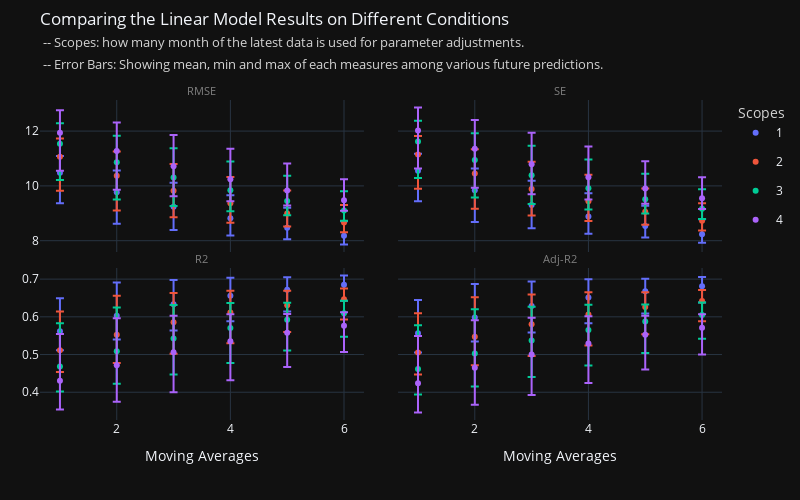
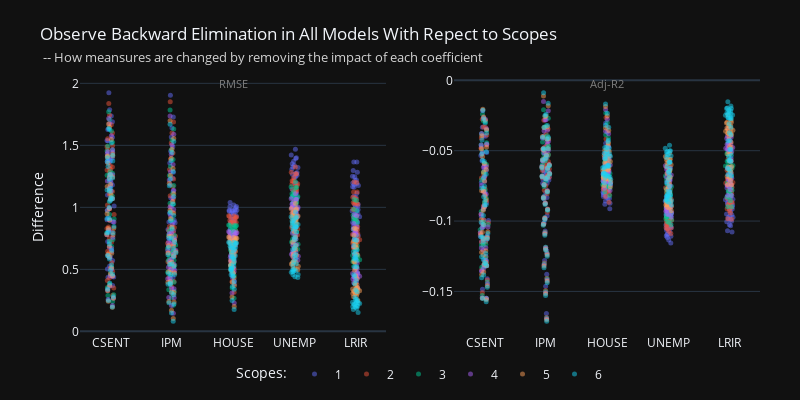
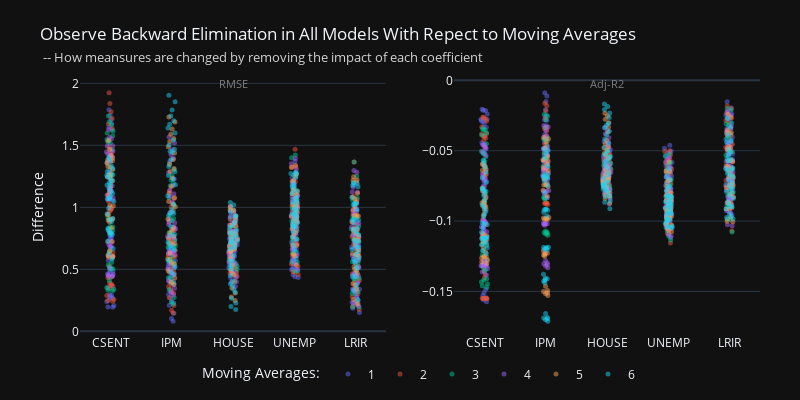

The cell these charts' notebook holds for them, in order:
### Code cell
fig1_1, fig1_2, fig1_3 = R.model_result(scopes=[1,2,3,4,5,6], model_name='Linear')

fig1_1.show()
fig1_2.show()
fig1_3.show()

### Figure 1 — Plotly figure (JSON) as saved in the notebook; plotly's stock layout.template omitted (floating-point values rounded to 4 significant figures)
{"data": [{"error_y": {"array": [0.6142, 0.7925, 0.8715, 0.8448, 0.7317, 0.537], "arrayminus": [1.109, 1.149, 0.8465, 0.624, 0.4227, 0.312]}, "hovertemplate": "SC=1<br>MA=%{x}<br>RMSE_mean=%{y}<extra></extra>", "legendgroup": "1", "marker": {"color": "#636efa", "symbol": "circle"}, "mode": "markers", "name": "1", "orientation": "v", "showlegend": true, "type": "scatter", "x": [1, 2, 3, 4, 5, 6], "xaxis": "x", "y": [10.48, 9.768, 9.238, 8.817, 8.475, 8.176], "yaxis": "y"}, {"error_y": {"array": [0.6708, 0.8808, 0.9793, 0.9611, 0.8438, 0.6347], "arrayminus": [1.243, 1.273, 0.9639, 0.7113, 0.4723, 0.3513]}, "hovertemplate": "SC=2<br>MA=%{x}<br>RMSE_mean=%{y}<extra></extra>", "legendgroup": "2", "marker": {"color": "#EF553B", "symbol": "circle"}, "mode": "markers", "name": "2", "orientation": "v", "showlegend": true, "type": "scatter", "x": [1, 2, 3, 4, 5, 6], "xaxis": "x", "y": [11.06, 10.37, 9.818, 9.365, 8.99, 8.663], "yaxis": "y"}, {"error_y": {"array": [0.7494, 0.9689, 1.069, 1.046, 0.9224, 0.705], "arrayminus": [1.328, 1.36, 1.042, 0.7685, 0.521, 0.3775]}, "hovertemplate": "SC=3<br>MA=%{x}<br>RMSE_mean=%{y}<extra></extra>", "legendgroup": "3", "marker": {"color": "#00cc96", "symbol": "circle"}, "mode": "markers", "name": "3", "orientation": "v", "showlegend": true, "type": "scatter", "x": [1, 2, 3, 4, 5, 6], "xaxis": "x", "y": [11.54, 10.86, 10.31, 9.839, 9.446, 9.102], "yaxis": "y"}, {"error_y": {"array": [0.8265, 1.046, 1.14, 1.111, 0.9814, 0.7608], "arrayminus": [1.38, 1.414, 1.095, 0.8041, 0.5546, 0.3919]}, "hovertemplate": "SC=4<br>MA=%{x}<br>RMSE_mean=%{y}<extra></extra>", "legendgroup": "4", "marker": {"color": "#ab63fa", "symbol": "circle"}, "mode": "markers", "name": "4", "orientation": "v", "showlegend": true, "type": "scatter", "x": [1, 2, 3, 4, 5, 6], "xaxis": "x", "y": [11.94, 11.27, 10.71, 10.24, 9.836, 9.48], "yaxis": "y"}, {"error_y": {"array": [0.619, 0.7988, 0.8784, 0.8515, 0.7376, 0.5414], "arrayminus": [1.117, 1.158, 0.8532, 0.6289, 0.4259, 0.3144]}, "hovertemplate": "SC=1<br>MA=%{x}<br>SE_mean=%{y}<extra></extra>", "legendgroup": "1", "marker": {"color": "#636efa", "symbol": "circle"}, "mode": "markers", "name": "1", "orientation": "v", "showlegend": false, "type": "scatter", "x": [1, 2, 3, 4, 5, 6], "xaxis": "x2", "y": [10.55, 9.84, 9.307, 8.882, 8.538, 8.237], "yaxis": "y2"}, {"error_y": {"array": [0.6762, 0.8878, 0.987, 0.9687, 0.8506, 0.6398], "arrayminus": [1.253, 1.283, 0.9714, 0.7168, 0.4761, 0.354]}, "hovertemplate": "SC=2<br>MA=%{x}<br>SE_mean=%{y}<extra></extra>", "legendgroup": "2", "marker": {"color": "#EF553B", "symbol": "circle"}, "mode": "markers", "name": "2", "orientation": "v", "showlegend": false, "type": "scatter", "x": [1, 2, 3, 4, 5, 6], "xaxis": "x2", "y": [11.14, 10.45, 9.891, 9.435, 9.057, 8.728], "yaxis": "y2"}, {"error_y": {"array": [0.7554, 0.9766, 1.078, 1.054, 0.9298, 0.7107], "arrayminus": [1.338, 1.37, 1.05, 0.7745, 0.5251, 0.3804]}, "hovertemplate": "SC=3<br>MA=%{x}<br>SE_mean=%{y}<extra></extra>", "legendgroup": "3", "marker": {"color": "#00cc96", "symbol": "circle"}, "mode": "markers", "name": "3", "orientation": "v", "showlegend": false, "type": "scatter", "x": [1, 2, 3, 4, 5, 6], "xaxis": "x2", "y": [11.62, 10.94, 10.38, 9.912, 9.516, 9.17], "yaxis": "y2"}, {"error_y": {"array": [0.8331, 1.054, 1.149, 1.12, 0.9892, 0.7669], "arrayminus": [1.391, 1.425, 1.104, 0.8103, 0.559, 0.3949]}, "hovertemplate": "SC=4<br>MA=%{x}<br>SE_mean=%{y}<extra></extra>", "legendgroup": "4", "marker": {"color": "#ab63fa", "symbol": "circle"}, "mode": "markers", "name": "4", "orientation": "v", "showlegend": false, "type": "scatter", "x": [1, 2, 3, 4, 5, 6], "xaxis": "x2", "y": [12.02, 11.35, 10.79, 10.32, 9.909, 9.551], "yaxis": "y2"}, {"error_y": {"array": [0.08723, 0.08798, 0.06446, 0.04785, 0.0329, 0.02417], "arrayminus": [0.05028, 0.06321, 0.06954, 0.06733, 0.05812, 0.04245]}, "hovertemplate": "SC=1<br>MA=%{x}<br>R2_mean=%{y}<extra></extra>", "legendgroup": "1", "marker": {"color": "#636efa", "symbol": "circle"}, "mode": "markers", "name": "1", "orientation": "v", "showlegend": false, "type": "scatter", "x": [1, 2, 3, 4, 5, 6], "xaxis": "x3", "y": [0.5618, 0.6031, 0.6331, 0.6556, 0.6721, 0.6852], "yaxis": "y3"}, {"error_y": {"array": [0.1032, 0.1035, 0.07797, 0.05794, 0.03863, 0.02885], "arrayminus": [0.05775, 0.07467, 0.08317, 0.08152, 0.07127, 0.05329]}, "hovertemplate": "SC=2<br>MA=%{x}<br>R2_mean=%{y}<extra></extra>", "legendgroup": "2", "marker": {"color": "#EF553B", "symbol": "circle"}, "mode": "markers", "name": "2", "orientation": "v", "showlegend": false, "type": "scatter", "x": [1, 2, 3, 4, 5, 6], "xaxis": "x3", "y": [0.5112, 0.5524, 0.5854, 0.6112, 0.6308, 0.6465], "yaxis": "y3"}, {"error_y": {"array": [0.115, 0.1157, 0.08849, 0.06579, 0.04476, 0.03259], "arrayminus": [0.0665, 0.08627, 0.09552, 0.09332, 0.08196, 0.06228]}, "hovertemplate": "SC=3<br>MA=%{x}<br>R2_mean=%{y}<extra></extra>", "legendgroup": "3", "marker": {"color": "#00cc96", "symbol": "circle"}, "mode": "markers", "name": "3", "orientation": "v", "showlegend": false, "type": "scatter", "x": [1, 2, 3, 4, 5, 6], "xaxis": "x3", "y": [0.4681, 0.5089, 0.5428, 0.5707, 0.5923, 0.6097], "yaxis": "y3"}, {"error_y": {"array": [0.1237, 0.1249, 0.09664, 0.07167, 0.04962, 0.0353], "arrayminus": [0.07622, 0.09688, 0.1061, 0.1033, 0.09086, 0.07006]}, "hovertemplate": "SC=4<br>MA=%{x}<br>R2_mean=%{y}<extra></extra>", "legendgroup": "4", "marker": {"color": "#ab63fa", "symbol": "circle"}, "mode": "markers", "name": "4", "orientation": "v", "showlegend": false, "type": "scatter", "x": [1, 2, 3, 4, 5, 6], "xaxis": "x3", "y": [0.4307, 0.4713, 0.506, 0.535, 0.5579, 0.5766], "yaxis": "y3"}, {"error_y": {"array": [0.08833, 0.08909, 0.06529, 0.04846, 0.03332, 0.02447], "arrayminus": [0.05092, 0.06402, 0.07043, 0.06819, 0.05887, 0.043]}, "hovertemplate": "SC=1<br>MA=%{x}<br>Adj-R2_mean=%{y}<extra></extra>", "legendgroup": "1", "marker": {"color": "#636efa", "symbol": "circle"}, "mode": "markers", "name": "1", "orientation": "v", "showlegend": false, "type": "scatter", "x": [1, 2, 3, 4, 5, 6], "xaxis": "x4", "y": [0.5564, 0.5983, 0.6286, 0.6513, 0.668, 0.6813], "yaxis": "y4"}, {"error_y": {"array": [0.1045, 0.1048, 0.07896, 0.05867, 0.03913, 0.02922], "arrayminus": [0.05848, 0.07562, 0.08423, 0.08256, 0.07219, 0.05398]}, "hovertemplate": "SC=2<br>MA=%{x}<br>Adj-R2_mean=%{y}<extra></extra>", "legendgroup": "2", "marker": {"color": "#EF553B", "symbol": "circle"}, "mode": "markers", "name": "2", "orientation": "v", "showlegend": false, "type": "scatter", "x": [1, 2, 3, 4, 5, 6], "xaxis": "x4", "y": [0.5052, 0.5469, 0.5802, 0.6064, 0.6262, 0.6421], "yaxis": "y4"}, {"error_y": {"array": [0.1164, 0.1172, 0.08961, 0.06662, 0.04533, 0.03301], "arrayminus": [0.06735, 0.08737, 0.09674, 0.09452, 0.08301, 0.06309]}, "hovertemplate": "SC=3<br>MA=%{x}<br>Adj-R2_mean=%{y}<extra></extra>", "legendgroup": "3", "marker": {"color": "#00cc96", "symbol": "circle"}, "mode": "markers", "name": "3", "orientation": "v", "showlegend": false, "type": "scatter", "x": [1, 2, 3, 4, 5, 6], "xaxis": "x4", "y": [0.4616, 0.5028, 0.5371, 0.5653, 0.5873, 0.6049], "yaxis": "y4"}, {"error_y": {"array": [0.1252, 0.1264, 0.09787, 0.07258, 0.05026, 0.03575], "arrayminus": [0.0772, 0.09812, 0.1074, 0.1046, 0.09202, 0.07097]}, "hovertemplate": "SC=4<br>MA=%{x}<br>Adj-R2_mean=%{y}<extra></extra>", "legendgroup": "4", "marker": {"color": "#ab63fa", "symbol": "circle"}, "mode": "markers", "name": "4", "orientation": "v", "showlegend": false, "type": "scatter", "x": [1, 2, 3, 4, 5, 6], "xaxis": "x4", "y": [0.4237, 0.4648, 0.4998, 0.5292, 0.5524, 0.5713], "yaxis": "y4"}], "layout": {"annotations": [{"font": {"color": "grey", "size": 11}, "showarrow": false, "text": "RMSE", "x": 0.2375, "xanchor": "center", "xref": "paper", "y": 1, "yanchor": "bottom", "yref": "paper"}, {"font": {"color": "grey", "size": 11}, "showarrow": false, "text": "SE", "x": 0.7625, "xanchor": "center", "xref": "paper", "y": 1, "yanchor": "bottom", "yref": "paper"}, {"font": {"color": "grey", "size": 11}, "showarrow": false, "text": "R2", "x": 0.2375, "xanchor": "center", "xref": "paper", "y": 0.475, "yanchor": "bottom", "yref": "paper"}, {"font": {"color": "grey", "size": 11}, "showarrow": false, "text": "Adj-R2", "x": 0.7625, "xanchor": "center", "xref": "paper", "y": 0.475, "yanchor": "bottom", "yref": "paper"}], "height": 500, "legend": {"title": {"font": {"color": "lightgrey"}, "text": "Scopes"}}, "margin": {"l": 40, "r": 40, "t": 100}, "title": {"text": "Comparing the Linear Model Results on Different Conditions<br><span style=\"font-size: 12.5px; color: lightgrey;\"> -- Scopes: how many month of the latest data is used for parameter adjustments.</span><br><span style=\"font-size: 12.5px; color: lightgrey;\"> -- Error Bars: Showing mean, min and max of each measures among various future predictions.</span>", "y": 0.95, "yanchor": "top"}, "width": 800, "xaxis": {"anchor": "y", "domain": [0, 0.475], "matches": "x3", "showticklabels": false}, "xaxis2": {"anchor": "y2", "domain": [0.525, 1], "matches": "x4", "showticklabels": false}, "xaxis3": {"anchor": "y3", "domain": [0, 0.475], "title": {"text": "Moving Averages"}}, "xaxis4": {"anchor": "y4", "domain": [0.525, 1], "title": {"text": "Moving Averages"}}, "yaxis": {"anchor": "x", "domain": [0.525, 1]}, "yaxis2": {"anchor": "x2", "domain": [0.525, 1], "matches": "y", "showticklabels": false}, "yaxis3": {"anchor": "x3", "domain": [0, 0.475]}, "yaxis4": {"anchor": "x4", "domain": [0, 0.475], "matches": "y3", "showticklabels": false}}}

### Figure 2 — Plotly figure (JSON) as saved in the notebook; plotly's stock layout.template omitted (floating-point values rounded to 4 significant figures; data arrays with more than 128 entries replaced by an {"elided": "..."} marker saying what was removed)
{"data": [{"alignmentgroup": "True", "boxpoints": "all", "fillcolor": "rgba(255,255,255,0)", "hoveron": "points", "hovertemplate": "sc=1<br>theta=%{x}<br>diff=%{y}<extra></extra>", "legendgroup": "1", "line": {"color": "rgba(255,255,255,0)"}, "marker": {"color": "#636efa", "opacity": 0.5, "size": 5}, "name": "1", "offsetgroup": "1", "orientation": "v", "pointpos": 0, "showlegend": true, "type": "box", "x": {"elided": "180 str values"}, "x0": " ", "xaxis": "x", "y": {"elided": "180 float values"}, "y0": " ", "yaxis": "y"}, {"alignmentgroup": "True", "boxpoints": "all", "fillcolor": "rgba(255,255,255,0)", "hoveron": "points", "hovertemplate": "sc=1<br>theta=%{x}<br>diff=%{y}<extra></extra>", "legendgroup": "1", "line": {"color": "rgba(255,255,255,0)"}, "marker": {"color": "#636efa", "opacity": 0.5, "size": 5}, "name": "1", "offsetgroup": "1", "orientation": "v", "pointpos": 0, "showlegend": false, "type": "box", "x": {"elided": "180 str values"}, "x0": " ", "xaxis": "x2", "y": {"elided": "180 float values"}, "y0": " ", "yaxis": "y2"}, {"alignmentgroup": "True", "boxpoints": "all", "fillcolor": "rgba(255,255,255,0)", "hoveron": "points", "hovertemplate": "sc=2<br>theta=%{x}<br>diff=%{y}<extra></extra>", "legendgroup": "2", "line": {"color": "rgba(255,255,255,0)"}, "marker": {"color": "#EF553B", "opacity": 0.5, "size": 5}, "name": "2", "offsetgroup": "2", "orientation": "v", "pointpos": 0, "showlegend": true, "type": "box", "x": {"elided": "180 str values"}, "x0": " ", "xaxis": "x", "y": {"elided": "180 float values"}, "y0": " ", "yaxis": "y"}, {"alignmentgroup": "True", "boxpoints": "all", "fillcolor": "rgba(255,255,255,0)", "hoveron": "points", "hovertemplate": "sc=2<br>theta=%{x}<br>diff=%{y}<extra></extra>", "legendgroup": "2", "line": {"color": "rgba(255,255,255,0)"}, "marker": {"color": "#EF553B", "opacity": 0.5, "size": 5}, "name": "2", "offsetgroup": "2", "orientation": "v", "pointpos": 0, "showlegend": false, "type": "box", "x": {"elided": "180 str values"}, "x0": " ", "xaxis": "x2", "y": {"elided": "180 float values"}, "y0": " ", "yaxis": "y2"}, {"alignmentgroup": "True", "boxpoints": "all", "fillcolor": "rgba(255,255,255,0)", "hoveron": "points", "hovertemplate": "sc=3<br>theta=%{x}<br>diff=%{y}<extra></extra>", "legendgroup": "3", "line": {"color": "rgba(255,255,255,0)"}, "marker": {"color": "#00cc96", "opacity": 0.5, "size": 5}, "name": "3", "offsetgroup": "3", "orientation": "v", "pointpos": 0, "showlegend": true, "type": "box", "x": {"elided": "180 str values"}, "x0": " ", "xaxis": "x", "y": {"elided": "180 float values"}, "y0": " ", "yaxis": "y"}, {"alignmentgroup": "True", "boxpoints": "all", "fillcolor": "rgba(255,255,255,0)", "hoveron": "points", "hovertemplate": "sc=3<br>theta=%{x}<br>diff=%{y}<extra></extra>", "legendgroup": "3", "line": {"color": "rgba(255,255,255,0)"}, "marker": {"color": "#00cc96", "opacity": 0.5, "size": 5}, "name": "3", "offsetgroup": "3", "orientation": "v", "pointpos": 0, "showlegend": false, "type": "box", "x": {"elided": "180 str values"}, "x0": " ", "xaxis": "x2", "y": {"elided": "180 float values"}, "y0": " ", "yaxis": "y2"}, {"alignmentgroup": "True", "boxpoints": "all", "fillcolor": "rgba(255,255,255,0)", "hoveron": "points", "hovertemplate": "sc=4<br>theta=%{x}<br>diff=%{y}<extra></extra>", "legendgroup": "4", "line": {"color": "rgba(255,255,255,0)"}, "marker": {"color": "#ab63fa", "opacity": 0.5, "size": 5}, "name": "4", "offsetgroup": "4", "orientation": "v", "pointpos": 0, "showlegend": true, "type": "box", "x": {"elided": "180 str values"}, "x0": " ", "xaxis": "x", "y": {"elided": "180 float values"}, "y0": " ", "yaxis": "y"}, {"alignmentgroup": "True", "boxpoints": "all", "fillcolor": "rgba(255,255,255,0)", "hoveron": "points", "hovertemplate": "sc=4<br>theta=%{x}<br>diff=%{y}<extra></extra>", "legendgroup": "4", "line": {"color": "rgba(255,255,255,0)"}, "marker": {"color": "#ab63fa", "opacity": 0.5, "size": 5}, "name": "4", "offsetgroup": "4", "orientation": "v", "pointpos": 0, "showlegend": false, "type": "box", "x": {"elided": "180 str values"}, "x0": " ", "xaxis": "x2", "y": {"elided": "180 float values"}, "y0": " ", "yaxis": "y2"}, {"alignmentgroup": "True", "boxpoints": "all", "fillcolor": "rgba(255,255,255,0)", "hoveron": "points", "hovertemplate": "sc=5<br>theta=%{x}<br>diff=%{y}<extra></extra>", "legendgroup": "5", "line": {"color": "rgba(255,255,255,0)"}, "marker": {"color": "#FFA15A", "opacity": 0.5, "size": 5}, "name": "5", "offsetgroup": "5", "orientation": "v", "pointpos": 0, "showlegend": true, "type": "box", "x": {"elided": "180 str values"}, "x0": " ", "xaxis": "x", "y": {"elided": "180 float values"}, "y0": " ", "yaxis": "y"}, {"alignmentgroup": "True", "boxpoints": "all", "fillcolor": "rgba(255,255,255,0)", "hoveron": "points", "hovertemplate": "sc=5<br>theta=%{x}<br>diff=%{y}<extra></extra>", "legendgroup": "5", "line": {"color": "rgba(255,255,255,0)"}, "marker": {"color": "#FFA15A", "opacity": 0.5, "size": 5}, "name": "5", "offsetgroup": "5", "orientation": "v", "pointpos": 0, "showlegend": false, "type": "box", "x": {"elided": "180 str values"}, "x0": " ", "xaxis": "x2", "y": {"elided": "180 float values"}, "y0": " ", "yaxis": "y2"}, {"alignmentgroup": "True", "boxpoints": "all", "fillcolor": "rgba(255,255,255,0)", "hoveron": "points", "hovertemplate": "sc=6<br>theta=%{x}<br>diff=%{y}<extra></extra>", "legendgroup": "6", "line": {"color": "rgba(255,255,255,0)"}, "marker": {"color": "#19d3f3", "opacity": 0.5, "size": 5}, "name": "6", "offsetgroup": "6", "orientation": "v", "pointpos": 0, "showlegend": true, "type": "box", "x": {"elided": "180 str values"}, "x0": " ", "xaxis": "x", "y": {"elided": "180 float values"}, "y0": " ", "yaxis": "y"}, {"alignmentgroup": "True", "boxpoints": "all", "fillcolor": "rgba(255,255,255,0)", "hoveron": "points", "hovertemplate": "sc=6<br>theta=%{x}<br>diff=%{y}<extra></extra>", "legendgroup": "6", "line": {"color": "rgba(255,255,255,0)"}, "marker": {"color": "#19d3f3", "opacity": 0.5, "size": 5}, "name": "6", "offsetgroup": "6", "orientation": "v", "pointpos": 0, "showlegend": false, "type": "box", "x": {"elided": "180 str values"}, "x0": " ", "xaxis": "x2", "y": {"elided": "180 float values"}, "y0": " ", "yaxis": "y2"}], "layout": {"annotations": [{"font": {"color": "grey", "size": 11}, "showarrow": false, "text": "RMSE", "x": 0.225, "xanchor": "center", "xref": "paper", "y": 0.95, "yanchor": "bottom", "yref": "paper"}, {"font": {"color": "grey", "size": 11}, "showarrow": false, "text": "Adj-R2", "x": 0.775, "xanchor": "center", "xref": "paper", "y": 0.95, "yanchor": "bottom", "yref": "paper"}], "height": 400, "legend": {"orientation": "h", "title": {"text": "Scopes:"}, "x": 0.5, "xanchor": "center", "y": -0.1, "yanchor": "top"}, "margin": {"b": 60, "l": 80, "r": 40, "t": 80}, "title": {"text": "Observe Backward Elimination in All Models With Repect to Scopes<br><span style=\"font-size: 12.5px; color: lightgrey;\"> -- How meansures are changed by removing the impact of each coefficient</span>"}, "width": 800, "xaxis": {"anchor": "y", "domain": [0, 0.45]}, "xaxis2": {"anchor": "y2", "domain": [0.55, 1]}, "yaxis": {"anchor": "x", "domain": [0, 1], "title": {"text": "Difference"}}, "yaxis2": {"anchor": "x2", "domain": [0, 1]}}}

### Figure 3 — Plotly figure (JSON) as saved in the notebook; plotly's stock layout.template omitted (floating-point values rounded to 4 significant figures; data arrays with more than 128 entries replaced by an {"elided": "..."} marker saying what was removed)
{"data": [{"alignmentgroup": "True", "boxpoints": "all", "fillcolor": "rgba(255,255,255,0)", "hoveron": "points", "hovertemplate": "ma=1<br>theta=%{x}<br>diff=%{y}<extra></extra>", "legendgroup": "1", "line": {"color": "rgba(255,255,255,0)"}, "marker": {"color": "#636efa", "opacity": 0.5, "size": 5}, "name": "1", "offsetgroup": "1", "orientation": "v", "pointpos": 0, "showlegend": true, "type": "box", "x": {"elided": "180 str values"}, "x0": " ", "xaxis": "x", "y": {"elided": "180 float values"}, "y0": " ", "yaxis": "y"}, {"alignmentgroup": "True", "boxpoints": "all", "fillcolor": "rgba(255,255,255,0)", "hoveron": "points", "hovertemplate": "ma=1<br>theta=%{x}<br>diff=%{y}<extra></extra>", "legendgroup": "1", "line": {"color": "rgba(255,255,255,0)"}, "marker": {"color": "#636efa", "opacity": 0.5, "size": 5}, "name": "1", "offsetgroup": "1", "orientation": "v", "pointpos": 0, "showlegend": false, "type": "box", "x": {"elided": "180 str values"}, "x0": " ", "xaxis": "x2", "y": {"elided": "180 float values"}, "y0": " ", "yaxis": "y2"}, {"alignmentgroup": "True", "boxpoints": "all", "fillcolor": "rgba(255,255,255,0)", "hoveron": "points", "hovertemplate": "ma=2<br>theta=%{x}<br>diff=%{y}<extra></extra>", "legendgroup": "2", "line": {"color": "rgba(255,255,255,0)"}, "marker": {"color": "#EF553B", "opacity": 0.5, "size": 5}, "name": "2", "offsetgroup": "2", "orientation": "v", "pointpos": 0, "showlegend": true, "type": "box", "x": {"elided": "180 str values"}, "x0": " ", "xaxis": "x", "y": {"elided": "180 float values"}, "y0": " ", "yaxis": "y"}, {"alignmentgroup": "True", "boxpoints": "all", "fillcolor": "rgba(255,255,255,0)", "hoveron": "points", "hovertemplate": "ma=2<br>theta=%{x}<br>diff=%{y}<extra></extra>", "legendgroup": "2", "line": {"color": "rgba(255,255,255,0)"}, "marker": {"color": "#EF553B", "opacity": 0.5, "size": 5}, "name": "2", "offsetgroup": "2", "orientation": "v", "pointpos": 0, "showlegend": false, "type": "box", "x": {"elided": "180 str values"}, "x0": " ", "xaxis": "x2", "y": {"elided": "180 float values"}, "y0": " ", "yaxis": "y2"}, {"alignmentgroup": "True", "boxpoints": "all", "fillcolor": "rgba(255,255,255,0)", "hoveron": "points", "hovertemplate": "ma=3<br>theta=%{x}<br>diff=%{y}<extra></extra>", "legendgroup": "3", "line": {"color": "rgba(255,255,255,0)"}, "marker": {"color": "#00cc96", "opacity": 0.5, "size": 5}, "name": "3", "offsetgroup": "3", "orientation": "v", "pointpos": 0, "showlegend": true, "type": "box", "x": {"elided": "180 str values"}, "x0": " ", "xaxis": "x", "y": {"elided": "180 float values"}, "y0": " ", "yaxis": "y"}, {"alignmentgroup": "True", "boxpoints": "all", "fillcolor": "rgba(255,255,255,0)", "hoveron": "points", "hovertemplate": "ma=3<br>theta=%{x}<br>diff=%{y}<extra></extra>", "legendgroup": "3", "line": {"color": "rgba(255,255,255,0)"}, "marker": {"color": "#00cc96", "opacity": 0.5, "size": 5}, "name": "3", "offsetgroup": "3", "orientation": "v", "pointpos": 0, "showlegend": false, "type": "box", "x": {"elided": "180 str values"}, "x0": " ", "xaxis": "x2", "y": {"elided": "180 float values"}, "y0": " ", "yaxis": "y2"}, {"alignmentgroup": "True", "boxpoints": "all", "fillcolor": "rgba(255,255,255,0)", "hoveron": "points", "hovertemplate": "ma=4<br>theta=%{x}<br>diff=%{y}<extra></extra>", "legendgroup": "4", "line": {"color": "rgba(255,255,255,0)"}, "marker": {"color": "#ab63fa", "opacity": 0.5, "size": 5}, "name": "4", "offsetgroup": "4", "orientation": "v", "pointpos": 0, "showlegend": true, "type": "box", "x": {"elided": "180 str values"}, "x0": " ", "xaxis": "x", "y": {"elided": "180 float values"}, "y0": " ", "yaxis": "y"}, {"alignmentgroup": "True", "boxpoints": "all", "fillcolor": "rgba(255,255,255,0)", "hoveron": "points", "hovertemplate": "ma=4<br>theta=%{x}<br>diff=%{y}<extra></extra>", "legendgroup": "4", "line": {"color": "rgba(255,255,255,0)"}, "marker": {"color": "#ab63fa", "opacity": 0.5, "size": 5}, "name": "4", "offsetgroup": "4", "orientation": "v", "pointpos": 0, "showlegend": false, "type": "box", "x": {"elided": "180 str values"}, "x0": " ", "xaxis": "x2", "y": {"elided": "180 float values"}, "y0": " ", "yaxis": "y2"}, {"alignmentgroup": "True", "boxpoints": "all", "fillcolor": "rgba(255,255,255,0)", "hoveron": "points", "hovertemplate": "ma=5<br>theta=%{x}<br>diff=%{y}<extra></extra>", "legendgroup": "5", "line": {"color": "rgba(255,255,255,0)"}, "marker": {"color": "#FFA15A", "opacity": 0.5, "size": 5}, "name": "5", "offsetgroup": "5", "orientation": "v", "pointpos": 0, "showlegend": true, "type": "box", "x": {"elided": "180 str values"}, "x0": " ", "xaxis": "x", "y": {"elided": "180 float values"}, "y0": " ", "yaxis": "y"}, {"alignmentgroup": "True", "boxpoints": "all", "fillcolor": "rgba(255,255,255,0)", "hoveron": "points", "hovertemplate": "ma=5<br>theta=%{x}<br>diff=%{y}<extra></extra>", "legendgroup": "5", "line": {"color": "rgba(255,255,255,0)"}, "marker": {"color": "#FFA15A", "opacity": 0.5, "size": 5}, "name": "5", "offsetgroup": "5", "orientation": "v", "pointpos": 0, "showlegend": false, "type": "box", "x": {"elided": "180 str values"}, "x0": " ", "xaxis": "x2", "y": {"elided": "180 float values"}, "y0": " ", "yaxis": "y2"}, {"alignmentgroup": "True", "boxpoints": "all", "fillcolor": "rgba(255,255,255,0)", "hoveron": "points", "hovertemplate": "ma=6<br>theta=%{x}<br>diff=%{y}<extra></extra>", "legendgroup": "6", "line": {"color": "rgba(255,255,255,0)"}, "marker": {"color": "#19d3f3", "opacity": 0.5, "size": 5}, "name": "6", "offsetgroup": "6", "orientation": "v", "pointpos": 0, "showlegend": true, "type": "box", "x": {"elided": "180 str values"}, "x0": " ", "xaxis": "x", "y": {"elided": "180 float values"}, "y0": " ", "yaxis": "y"}, {"alignmentgroup": "True", "boxpoints": "all", "fillcolor": "rgba(255,255,255,0)", "hoveron": "points", "hovertemplate": "ma=6<br>theta=%{x}<br>diff=%{y}<extra></extra>", "legendgroup": "6", "line": {"color": "rgba(255,255,255,0)"}, "marker": {"color": "#19d3f3", "opacity": 0.5, "size": 5}, "name": "6", "offsetgroup": "6", "orientation": "v", "pointpos": 0, "showlegend": false, "type": "box", "x": {"elided": "180 str values"}, "x0": " ", "xaxis": "x2", "y": {"elided": "180 float values"}, "y0": " ", "yaxis": "y2"}], "layout": {"annotations": [{"font": {"color": "grey", "size": 11}, "showarrow": false, "text": "RMSE", "x": 0.225, "xanchor": "center", "xref": "paper", "y": 0.95, "yanchor": "bottom", "yref": "paper"}, {"font": {"color": "grey", "size": 11}, "showarrow": false, "text": "Adj-R2", "x": 0.775, "xanchor": "center", "xref": "paper", "y": 0.95, "yanchor": "bottom", "yref": "paper"}], "height": 400, "legend": {"orientation": "h", "title": {"text": "Moving Averages:"}, "x": 0.5, "xanchor": "center", "y": -0.1, "yanchor": "top"}, "margin": {"b": 60, "l": 80, "r": 40, "t": 80}, "title": {"text": "Observe Backward Elimination in All Models With Repect to Moving Averages<br><span style=\"font-size: 12.5px; color: lightgrey;\"> -- How meansures are changed by removing the impact of each coefficient</span>"}, "width": 800, "xaxis": {"anchor": "y", "domain": [0, 0.45]}, "xaxis2": {"anchor": "y2", "domain": [0.55, 1]}, "yaxis": {"anchor": "x", "domain": [0, 1], "title": {"text": "Difference"}}, "yaxis2": {"anchor": "x2", "domain": [0, 1]}}}
